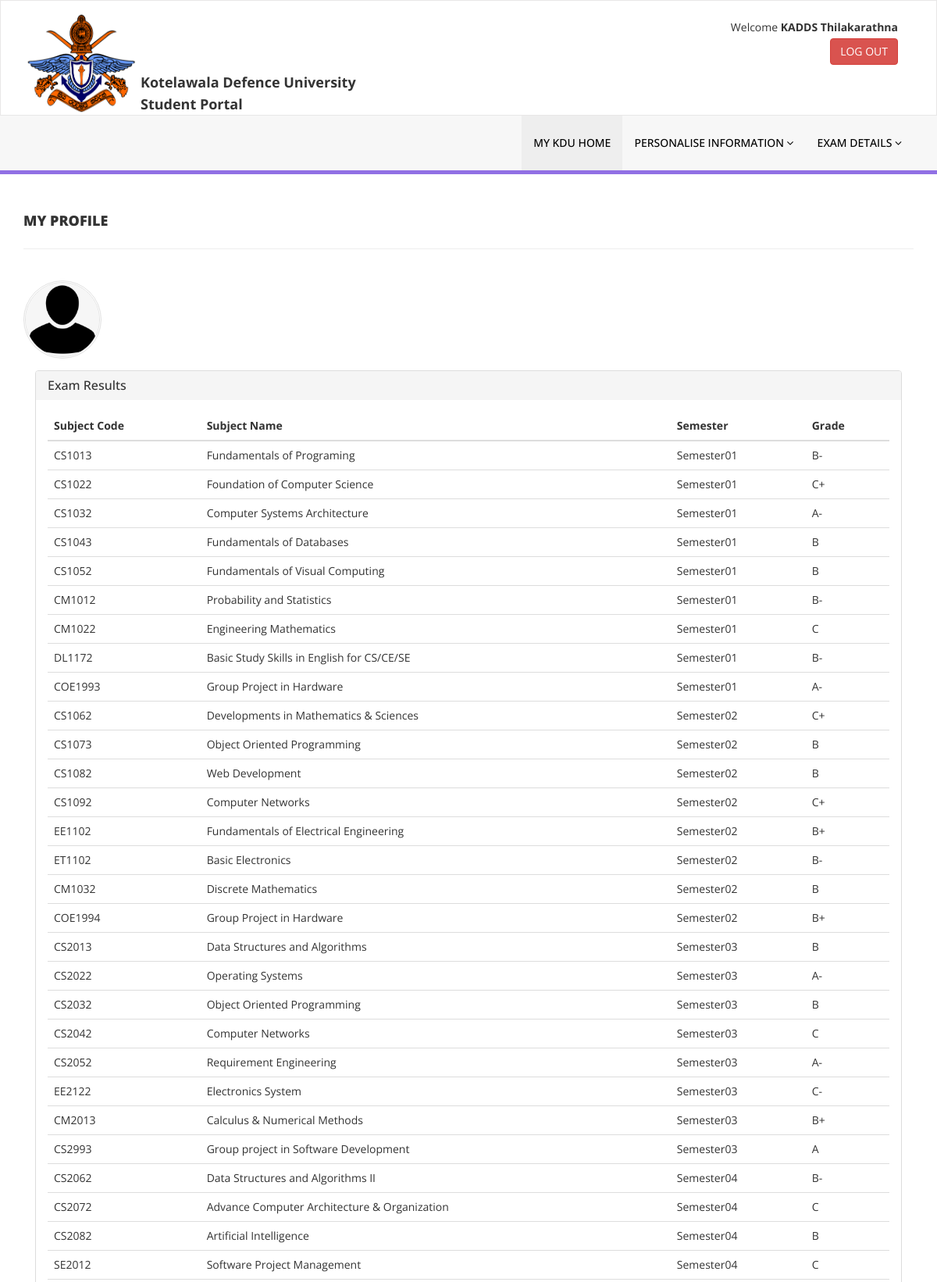
Page /profile.php (signed in, upper part) on the committed database.
### tables this page shows
CREATE TABLE `student_details` (
  `Id` int(11) NOT NULL,
  `RegNo` varchar(255) NOT NULL,
  `Name_with_int` varchar(100) DEFAULT NULL,
  `full_Name` varchar(255) DEFAULT NULL,
  `Degree_code` varchar(255) NOT NULL,
  `year` int(100) NOT NULL,
  `Gender` varchar(100) DEFAULT NULL,
  `DOB` varchar(100) DEFAULT NULL,
  `NIC` varchar(100) DEFAULT NULL,
  `Address` varchar(255) DEFAULT NULL,
  `Land_Phone` varchar(100) DEFAULT NULL,
  `Hand_Phone` varchar(100) DEFAULT NULL,
  `email` varchar(255) NOT NULL,
  `password` varchar(100) NOT NULL
);

CREATE TABLE `marks` (
  `id` int(11) NOT NULL,
  `RegNum` varchar(255) NOT NULL,
  `Intake` varchar(255) NOT NULL,
  `Semester` varchar(255) NOT NULL,
  `SubjectCode` varchar(255) NOT NULL,
  `AssignmentMarks` int(11) NOT NULL,
  `FinalMarks` int(11) NOT NULL,
  `TotalMarks` decimal(5,2) NOT NULL,
  `Grade` varchar(2) NOT NULL,
  `attempt` int(1) NOT NULL DEFAULT 1
);

CREATE TABLE `subjects` (
  `id` int(11) NOT NULL,
  `Subject_Code` varchar(10) NOT NULL,
  `Subject_Name` varchar(255) NOT NULL,
  `Credits` int(100) NOT NULL,
  `Semester` varchar(255) NOT NULL,
  `Degree_Code` varchar(100) NOT NULL,
  `Intake` varchar(100) NOT NULL,
  `Assignment_allo` varchar(255) NOT NULL,
  `Final_allo` varchar(255) NOT NULL
);

### profile.php (the view, shortened to what this page needs)
<?php
include('database.php');
$RegNum = $_SESSION['RegNo'];
?>
<!DOCTYPE html>
<html xmlns="http://www.w3.org/1999/xhtml">
<head>
    <link href="assets/css/bootstrap.css" rel="stylesheet" />
    <link href="assets/css/font-awesome.css" rel="stylesheet" />
    <link href="assets/css/style.css" rel="stylesheet" />
</head>
<body>
    <?php
    include('header.php');
    ?>
    <?php
    include('top_menu.php');
    ?>
    <div class="content-wrapper">
        <div class="container">
            <div class="row pad-botm">
                <div class="col-md-12">
                    <h4 class="header-line">My Profile</h4>
                </div>
            </div>
            <img class="media-object img-circle img-left-chat" src="images/user.png" style="width:100px;height:100px;" />
            <div class="row">
                <div class="col-md-12">
                    <div class="panel-body">
                        <div class="panel-group" id="accordion">
                            <div class="panel panel-default">
                                <div class="panel-heading">
                                    <h4 class="panel-title">
                                        <a data-toggle="collapse" data-parent="#accordion" href="#collapseOne" class="collapsed">Exam Results</a>
                                    </h4>
                                </div>
                                <div id="collapseOne">
                                    <div class="panel-body">
                                        <?php
                                        $sql = "SELECT marks.*, subjects.Subject_Name, subjects.Semester FROM marks INNER JOIN subjects ON marks.SubjectCode = subjects.Subject_Code WHERE marks.RegNum = '$RegNum'";
                                        $result = mysqli_query($conn, $sql);
                                        ?>
                                        <table class="table">
                                            <thead>
                                                <tr>
                                                    <th>Subject Code</th>
                                                    <th>Subject Name</th>
                                                    <th>Semester</th>
                                                    <th>Grade</th>
                                                </tr>
                                            </thead>
                                            <tbody>
                                                <?php
                                                while ($row = mysqli_fetch_assoc($result)) {
                                                    echo "<tr>";
                                                    echo "<td>" . $row['SubjectCode'] . "</td>";
                                                    echo "<td>" . $row['Subject_Name'] . "</td>";
                                                    echo "<td>" . $row['Semester'] . "</td>";
                                                    echo "<td>" . $row['Grade'] . "</td>";
                                                    echo "</tr>";
                                                }
                                                ?>
                                            </tbody>
                                        </table>
                                    </div>
                                </div>
                            </div>
                        </div>
                    </div>
                </div>
            </div>
        </div>
    </div>
</body>
</html>

### header.php (shortened to what this page needs)
<div class="navbar navbar-inverse set-radius-zero">
    <div class="container">
        <div class="navbar-header">
            <a class="navbar-brand" href="index.html">
                <img src="images/Kotelawala_Defence_University_crest.png" width="148" height="130" />
            </a>
            <div style="font-family: 'Open Sans', sans-serif; font-size: 18px; padding-left: 150px ;font-weight: bold; padding-top: 90px">Kotelawala Defence University</div>
            <div style="font-family: 'Open Sans', sans-serif; font-size: 18px; padding-left: 150px;font-weight: bold">Student Portal</div>
        </div>
        <div class="right-div">
            Welcome <B><?php
                        $REG = $_SESSION['RegNo'];
                        $sql = "SELECT * FROM student_details WHERE RegNo='$REG'";
                        $result = mysqli_query($conn, $sql);
                        $row = mysqli_fetch_array($result);
                        echo $row['Name_with_int'];
                        ?></B>
            <br>
            <a href="logout.php" class="btn btn-danger pull-right">LOG OUT</a>
        </div>
    </div>
</div>

### top_menu.php (shortened to what this page needs)
<section class="menu-section">
    <div class="container">
        <div class="row ">
            <div class="col-md-12">
                <div class="navbar-collapse collapse ">
                    <ul id="menu-top" class="nav navbar-nav navbar-right">
                        <li><a href="menu.php" class="menu-top-active">My KDU Home</a></li>
                        <li>
                            <a href="#" class="dropdown-toggle" id="ddlmenuItem" data-toggle="dropdown">Personalise Information <i class="fa fa-angle-down"></i></a>
                        </li>
                        <li>
                            <a href="#" class="dropdown-toggle" id="ddlmenuItem" data-toggle="dropdown">Exam Details <i class="fa fa-angle-down"></i></a>
                        </li>
                    </ul>
                </div>
            </div>
        </div>
    </div>
</section>

### assets/css/style.css (style rules this page uses)
.set-radius-zero { border-radius:0px; -moz-border-radius:0px; -webkit-border-radius:0px; }
.content-wrapper { margin-top: 40px; min-height:800px; padding-bottom:90px; }
.header-line { font-weight:900; padding-bottom:25px; border-bottom:1px solid #eeeeee; text-transform:uppercase; }
.pad-botm { padding-bottom:30px; }
.right-div { float: right; padding: 20px; }
#menu-top a { color:#000; text-decoration:none; font-weight:500; padding: 25px 15px 25px 15px; text-transform:uppercase; }
.menu-section { background-color: #f7f7f7; border-bottom:5px solid #9170E4; width:100% }
.menu-top-active { background-color:#eeeeee; }
.navbar-inverse { background-color: #FFF; border-color: rgba(155, 153, 153, 0.23); }
.navbar { min-height: 90px; margin-bottom: 0px; }
.img-left-chat { border:3px double #e1e1e1; float:left; margin-right:30px; }

### rows in the picture
student_details: Name_with_int "KADDS Thilakarathna"
marks: SubjectCode "CS1013", subjects.Subject_Name "Fundamentals of Programing", subjects.Semester "Semester01", Grade "B-"
marks: SubjectCode "CS1022", subjects.Subject_Name "Foundation of Computer Science", subjects.Semester "Semester01", Grade "C+"
marks: SubjectCode "CS1032", subjects.Subject_Name "Computer Systems Architecture", subjects.Semester "Semester01", Grade "A-"
marks: SubjectCode "CS1043", subjects.Subject_Name "Fundamentals of Databases", subjects.Semester "Semester01", Grade "B"
marks: SubjectCode "CS1052", subjects.Subject_Name "Fundamentals of Visual Computing", subjects.Semester "Semester01", Grade "B"
marks: SubjectCode "CM1012", subjects.Subject_Name "Probability and Statistics", subjects.Semester "Semester01", Grade "B-"
marks: SubjectCode "CM1022", subjects.Subject_Name "Engineering Mathematics", subjects.Semester "Semester01", Grade "C"
marks: SubjectCode "DL1172", subjects.Subject_Name "Basic Study Skills in English for CS/CE/SE", subjects.Semester "Semester01", Grade "B-"
marks: SubjectCode "COE1993", subjects.Subject_Name "Group Project in Hardware", subjects.Semester "Semester01", Grade "A-"
marks: SubjectCode "CS1062", subjects.Subject_Name "Developments in Mathematics & Sciences", subjects.Semester "Semester02", Grade "C+"
marks: SubjectCode "CS1073", subjects.Subject_Name "Object Oriented Programming", subjects.Semester "Semester02", Grade "B"
marks: SubjectCode "CS1082", subjects.Subject_Name "Web Development", subjects.Semester "Semester02", Grade "B"
marks: SubjectCode "CS1092", subjects.Subject_Name "Computer Networks", subjects.Semester "Semester02", Grade "C+"
marks: SubjectCode "EE1102", subjects.Subject_Name "Fundamentals of Electrical Engineering", subjects.Semester "Semester02", Grade "B+"
marks: SubjectCode "ET1102", subjects.Subject_Name "Basic Electronics", subjects.Semester "Semester02", Grade "B-"
marks: SubjectCode "CM1032", subjects.Subject_Name "Discrete Mathematics", subjects.Semester "Semester02", Grade "B"
marks: SubjectCode "COE1994", subjects.Subject_Name "Group Project in Hardware", subjects.Semester "Semester02", Grade "B+"
marks: SubjectCode "CS2013", subjects.Subject_Name "Data Structures and Algorithms", subjects.Semester "Semester03", Grade "B"
marks: SubjectCode "CS2022", subjects.Subject_Name "Operating Systems", subjects.Semester "Semester03", Grade "A-"
marks: SubjectCode "CS2032", subjects.Subject_Name "Object Oriented Programming", subjects.Semester "Semester03", Grade "B"
marks: SubjectCode "CS2042", subjects.Subject_Name "Computer Networks", subjects.Semester "Semester03", Grade "C"
marks: SubjectCode "CS2052", subjects.Subject_Name "Requirement Engineering", subjects.Semester "Semester03", Grade "A-"
marks: SubjectCode "EE2122", subjects.Subject_Name "Electronics System", subjects.Semester "Semester03", Grade "C-"
marks: SubjectCode "CM2013", subjects.Subject_Name "Calculus & Numerical Methods", subjects.Semester "Semester03", Grade "B+"
marks: SubjectCode "CS2993", subjects.Subject_Name "Group project in Software Development", subjects.Semester "Semester03", Grade "A"
marks: SubjectCode "CS2062", subjects.Subject_Name "Data Structures and Algorithms II", subjects.Semester "Semester04", Grade "B-"
marks: SubjectCode "CS2072", subjects.Subject_Name "Advance Computer Architecture & Organization", subjects.Semester "Semester04", Grade "C"
marks: SubjectCode "CS2082", subjects.Subject_Name "Artificial Intelligence", subjects.Semester "Semester04", Grade "B"
marks: SubjectCode "SE2012", subjects.Subject_Name "Software Project Management", subjects.Semester "Semester04", Grade "C"
